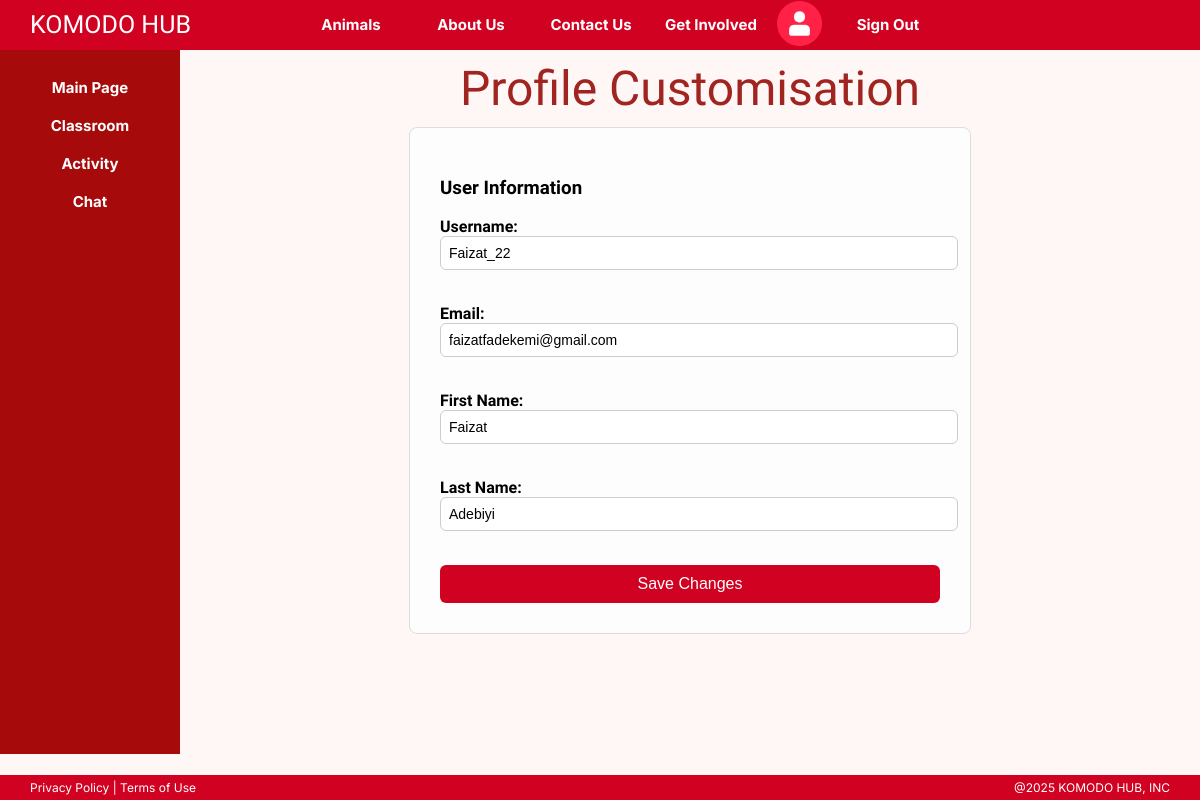
Before: /profile/edit (signed in) with the older database file.
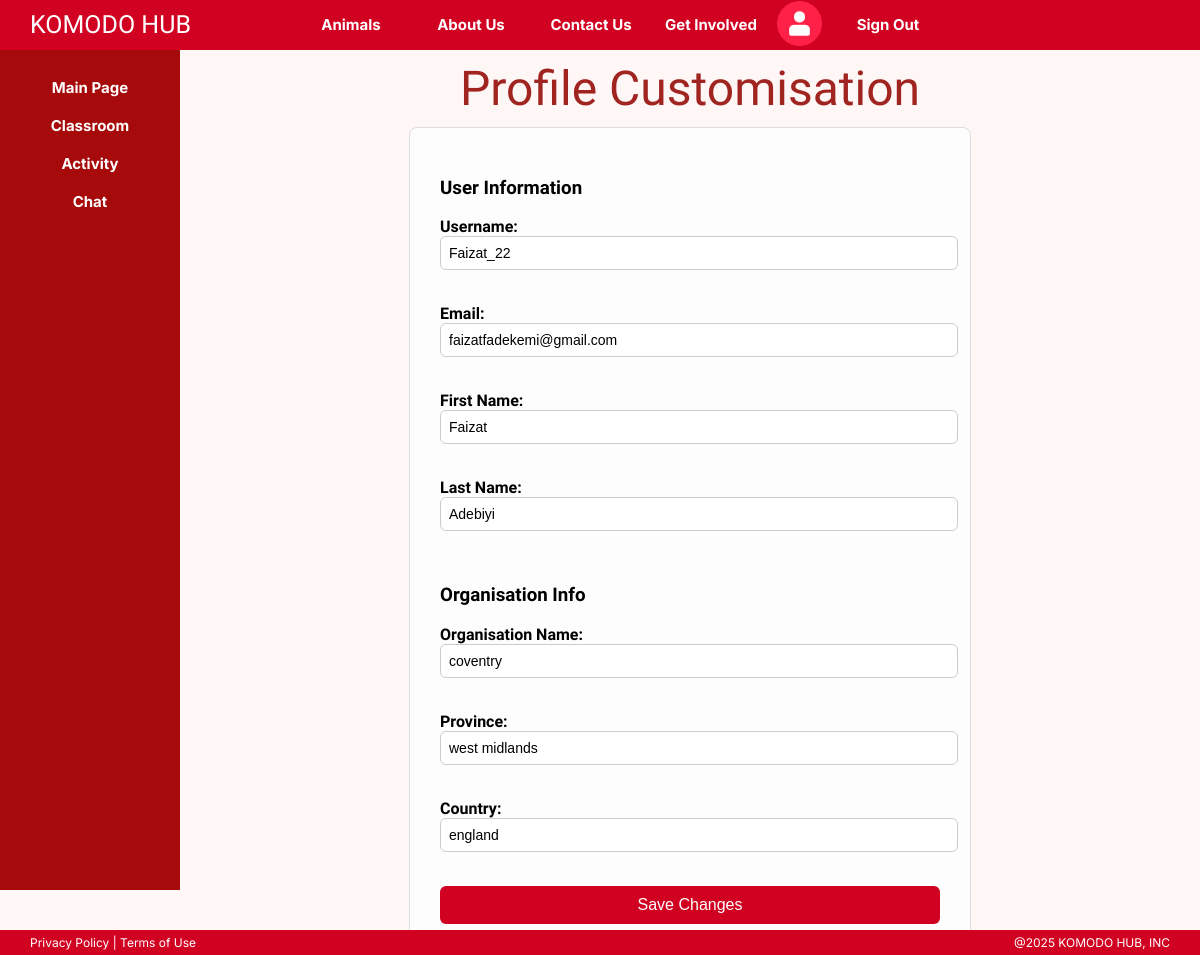
After: the same page with the newer database file.
### models.py (models this page shows, shortened)
class User(db.Model, UserMixin):
    __tablename__ = "user"
    uid = db.Column(db.Integer, primary_key=True)
    username = db.Column(db.String(100), unique = True, nullable = False)
    email = db.Column(db.String(120), unique=True, nullable = False)
    first_name = db.Column(db.String(50), nullable = False)
    last_name = db.Column(db.String(50), nullable = False)
    dob = db.Column(db.String(10), nullable = False)
    password = db.Column(db.String(100), nullable = False)
    role = db.Column(db.String(10), default = "student")
    class_id = db.Column(db.Integer)
    org_id = db.Column(db.Integer, db.ForeignKey('organisation.org_id'))

class Organisation(db.Model):
    __tablename__ = "organisation"
    org_id = db.Column(db.Integer, primary_key=True)
    org_name = db.Column(db.String(200), unique=True, nullable = False)
    province = db.Column(db.String(120), nullable = False)
    country = db.Column(db.String(60), default = 'Indonesia')
    logo_data = db.Column(db.LargeBinary)
    logo_type = db.Column(db.Text)
    intro = db.Column(db.Text)
    access_code = db.Column(db.String(10))

### routes.py (the view, shortened to what this page needs)
    @app.route('/profile/edit', methods=['GET', 'POST'])
    @login_required
    def edit_profile():
        user = User.query.get(current_user.uid)
        org = None
        if user.org_id:
            org = Organisation.query.get(user.org_id)
        return render_template('edit_profile.html', user=user, org=org)

### templates/edit_profile.html (shortened to what this page needs)
{% extends 'PrivateMain.html' %}
{% block head %}
<link rel="stylesheet" href="{{ url_for('static', filename='edit_profile.css') }}">
{% endblock %}
{% block body %}
<h1>Profile Customisation</h1>
<form method="POST">
  <h3>User Information</h3>
  <label>Username:</label><br>
  <input type="text" name="username" value="{{ user.username }}"><br><br>
  <label>Email:</label><br>
  <input type="email" name="email" value="{{ user.email }}"><br><br>
  <label>First Name:</label><br>
  <input type="text" name="first_name" value="{{ user.first_name }}"><br><br>
  <label>Last Name:</label><br>
  <input type="text" name="last_name" value="{{ user.last_name }}"><br><br>
  {% if org %}
  <h3>Organisation Info</h3>
  <label>Organisation Name:</label><br>
  <input type="text" name="org_name" value="{{ org.org_name }}"><br><br>
  <label>Province:</label><br>
  <input type="text" name="province" value="{{ org.province }}"><br><br>
  <label>Country:</label><br>
  <input type="text" name="country" value="{{ org.country }}"><br><br>
  {% endif %}
  <button class="save-btn">Save Changes</button>
</form>
{% endblock %}

### templates/PrivateMain.html (shortened to what this page needs)
<!DOCTYPE html>
<html>
    <head>
        {% block head %}{% endblock %}
        <link rel="stylesheet" href= "{{ url_for('static', filename = 'private.css') }}" />
    </head>
    <body>
        <div class="horizontal-navbar">
            <a href="{{ url_for('home') }}" class="hori-logo">KOMODO HUB</a>
            <a href="" class="hori-item">Animals</a>
            <a href="{{ url_for('home') }}#About-Us" class="hori-item">About Us</a>
            <a href="{{ url_for('home') }}#Contact" class="hori-item">Contact Us</a>
            <div class = "hori-item dropdown">
                <a>Get Involved</a>
            </div>
            <a href="{{ url_for('edit_profile') }}" class="profile-btn">
                <button id = "profile-btn"><img id = "profile-icon" src = "/static/images/profile.png"></button>
            </a>
            <a href="{{ url_for('logout') }}" class="hori-item" id = "signout">Sign Out</a>
        </div>
        <div class="vertical-navbar">
            <ul>
                <li><a href="" class="verti-item">Main Page</a></li>
                {% if current_user.is_authenticated and current_user.role in ['teacher', 'admin', 'student'] %}
                <li><a href="{{ url_for('classroom') }}" class="verti-item">Classroom</a></li>
                <li><a href="{{ url_for('activity') }}" class="verti-item">Activity</a></li>
                {% endif %}
                <li><a href="{{ url_for('pm_mess') }}" class="verti-item">Chat</a></li>
            </ul>
        </div>
        <div class="body-content">
            {% block body %}
            {% endblock %}
        </div>
        <footer>
            <div class = "footer-left">Privacy Policy | Terms of Use</div>
            <div class = "footer-right">@2025 KOMODO HUB, INC</div>
        </footer>
    </body>
</html>

### static/edit_profile.css (style rules this page uses)
form { max-width: 500px; margin: auto; padding: 30px; border: 1px solid #ddd; border-radius: 8px; background-color: #fdfdfd; }
h1 { font-family: 'Just Another Hand'; font-size: 3rem; font-weight: 100; margin-bottom: 0; margin-top: 1rem; color: #a02420; padding: 10px; text-align: center; }
label { font-weight: bold; }
input { width: 100%; padding: 8px; margin-bottom: 15px; border: 1px solid #ccc; border-radius: 6px; font-size: 14px; }
.save-btn { background-color: #d10121; color: white; padding: 10px 15px; border: none; border-radius: 6px; cursor: pointer; width: 100%; font-size: 16px; }

### static/private.css (style rules this page uses)
html, body { padding: 0; margin: 0; background-color: #FFF6F6; width: 100%; font-family: 'Gothic A1'; }
.horizontal-navbar { top:0; position: fixed; background-color: #D10121; width: 100%; height: 50px; display: flex; }
.hori-logo { font-family: 'Irish Grover'; font-size: 25px; color: white; text-decoration: none; margin-left: 30px; margin-right: 100px; margin-top: 10px; }
.hori-item { font-family: 'Inter'; font-size: 15px; font-weight: bold; text-align: center; color: white; text-decoration: none; width: 10%; padding-top: 15px; cursor: pointer; }
.dropdown { position: relative; display: inline-block; }
#profile-btn { background-color: transparent; border: none; margin-left: auto; cursor: pointer; }
#profile-icon { width: 45px; height: 45px; }
.vertical-navbar { top:50px; position: fixed; background-color: #A60A0A; width: 180px; height: 88%; }
.vertical-navbar ul { list-style-type: none; margin-top: 20px; padding: 0; width: 100%; }
.vertical-navbar li { text-align: center; width: 100%; height: 30px; padding-top: 8px; }
.verti-item { text-decoration: none; color: white; font-family: 'Inter'; font-size: 15px; font-weight: bold; }
footer { position: fixed; left: 0; bottom: 0; width: 100%; height: 25px; background-color: #D10121; font-family: 'Inter'; font-size: 12px; color: white; display: flex; }
.footer-left { margin-left: 30px; margin-top: 5px; }
.footer-right { margin-left: auto; margin-right: 30px; margin-top: 5px; }
.body-content { margin-top: 50px; margin-left: 180px; }

Changed rows visible on the page:
added Organisation: org_name "coventry", province "west midlands", country "england"
Other visible differences:
text now shown: "Organisation Info Organisation Name: Province: Country:"
